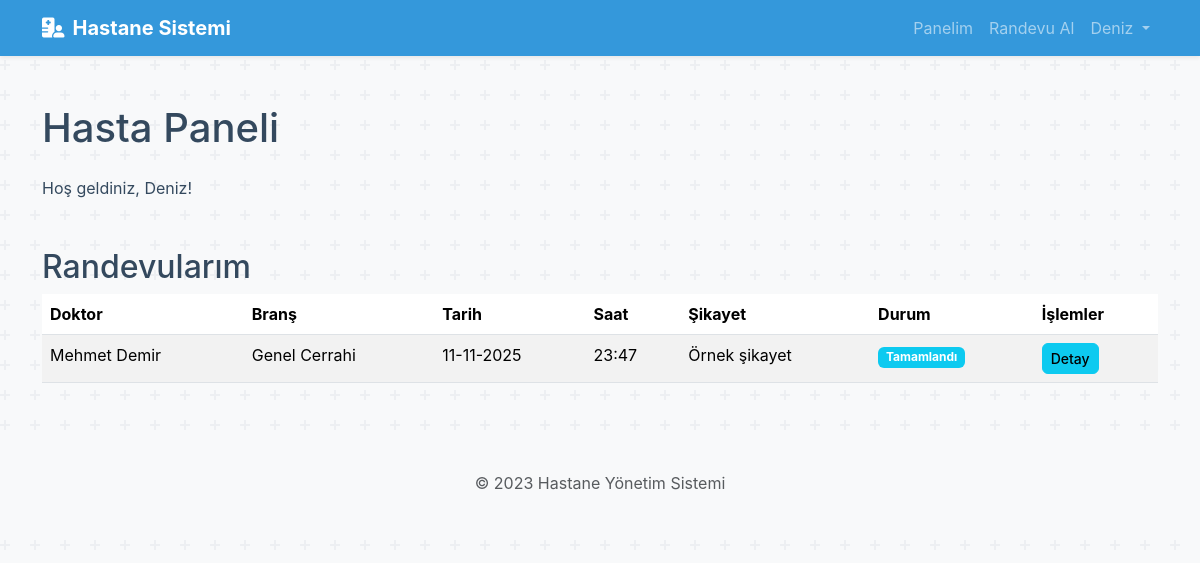
The app's page /hasta_paneli (signed in) with its own data.
### app.py (models this page shows)
class Randevu(db.Model):
    id = db.Column(db.Integer, primary_key=True)
    hasta_id = db.Column(db.Integer, db.ForeignKey('kullanici.id'), nullable=False)
    doktor_id = db.Column(db.Integer, db.ForeignKey('kullanici.id'), nullable=False)
    tarih = db.Column(db.DateTime, nullable=False)
    sikayet = db.Column(db.Text, nullable=True)
    durum = db.Column(db.String(50), default='Bekleniyor') # Bekleniyor, Tamamlandı, İptal

class Kullanici(db.Model):
    id = db.Column(db.Integer, primary_key=True)
    email = db.Column(db.String(100), unique=True, nullable=False)
    sifre = db.Column(db.String(200), nullable=False)
    ad = db.Column(db.String(50), nullable=False)
    soyad = db.Column(db.String(50), nullable=False)
    rol = db.Column(db.String(20), nullable=False) # 'hasta', 'doktor', 'sekreter'
    __mapper_args__ = {
        'polymorphic_identity': 'kullanici',
        'polymorphic_on': rol
    }

class Brans(db.Model):
    id = db.Column(db.Integer, primary_key=True)
    ad = db.Column(db.String(100), unique=True, nullable=False)
    emoji = db.Column(db.String(10), nullable=True) # Emoji için yeni alan
    doktorlar = db.relationship('Doktor', backref='brans', lazy=True)

### app.py (the view)
@app.route('/hasta_paneli')
@login_required(role='hasta')
def hasta_paneli():
    hasta_id = session['user_id']
    randevular = Randevu.query.filter_by(hasta_id=hasta_id).order_by(Randevu.tarih.desc()).all()
    return render_template('hasta_paneli.html', randevular=randevular, now=datetime.now()) # now() değerini şablona gönder

### app.py (called while the page is built)
def login_required(role=None):
    def wrapper(fn):
        @wraps(fn)
        def decorated_view(*args, **kwargs):
            if 'user_id' not in session:
                flash('Bu sayfaya erişmek için giriş yapmalısınız.', 'warning')
                return redirect(url_for('index')) # Artık var olmayan 'login' yerine 'index'e (ana sayfa) yönlendir.
            if role and session['user_rol'] != role:
                flash('Bu sayfaya erişim yetkiniz yok.', 'danger')
                return redirect(url_for('index')) # Yetkisiz kullanıcıyı ana sayfaya veya kendi paneline yönlendir
            return fn(*args, **kwargs)
        return decorated_view
    return wrapper

### templates/hasta_paneli.html (shortened to what this page needs)
{% extends "layout.html" %}
{% block content %}
    <h1 class="mb-4 mt-5">Hasta Paneli</h1>
    <p>Hoş geldiniz, {{ session['user_ad'] }}!</p>
    <h2 class="mt-5">Randevularım</h2>
    {% if randevular %}
        <div class="table-responsive">
            <table class="table table-striped table-hover">
                <thead>
                    <tr>
                        <th>Doktor</th>
                        <th>Branş</th>
                        <th>Tarih</th>
                        <th>Saat</th>
                        <th>Şikayet</th>
                        <th>Durum</th>
                        <th>İşlemler</th>
                    </tr>
                </thead>
                <tbody>
                    {% for randevu in randevular %}
                    <tr>
                        <td>{{ randevu.doktor.ad }} {{ randevu.doktor.soyad }}</td>
                        <td>{{ randevu.doktor.brans.ad if randevu.doktor.brans else 'Belirtilmemiş' }}</td>
                        <td>{{ randevu.tarih.strftime('%d-%m-%Y') }}</td>
                        <td>{{ randevu.tarih.strftime('%H:%M') }}</td>
                        <td>{{ randevu.sikayet if randevu.sikayet else 'Yok' }}</td>
                        <td>
                            {% if randevu.durum == 'İptal Edildi' %}
                                <span class="badge bg-danger">{{ randevu.durum }}</span>
                            {% elif randevu.tarih < now %}
                                <span class="badge bg-secondary">Tamamlandı</span>
                            {% else %}
                                <span class="badge bg-info">{{ randevu.durum }}</span>
                            {% endif %}
                        </td>
                        <td>
                            <a href="{{ url_for('hasta_randevu_detay', randevu_id=randevu.id) }}" class="btn btn-info btn-sm">Detay</a>
                        </td>
                    </tr>
                    {% endfor %}
                </tbody>
            </table>
        </div>
    {% else %}
        <div class="alert alert-info" role="alert">Henüz bir randevunuz bulunmamaktadır. <a href="{{ url_for('hasta_randevu_brans_sec') }}">Hemen randevu alın!</a></div>
    {% endif %}
{% endblock %}

### static/style.css (style rules this page uses)
:root { --primary-color: #3498db; --success-color: #2ecc71; --light-bg: #ecf0f1; --dark-text: #34495e; }
body { background-color: #f8f9fa; font-family: -apple-system, BlinkMacSystemFont, "Segoe UI", Roboto, "Helvetica Neue", Arial, sans-serif; color: var(--dark-text); }
.btn { transition: background-color 0.2s ease-in-out, border-color 0.2s ease-in-out; border-radius: 0.375rem; font-weight: 500; }

### records on screen
Randevu: doktor.ad "Mehmet", doktor.soyad "Demir", doktor.brans "Genel Cerrahi", tarih "11-11-2025", tarih "23:47", sikayet "Örnek şikayet", durum "Tamamlandı"

### other values on screen
{{ session['user_ad'] }} "Deniz"
